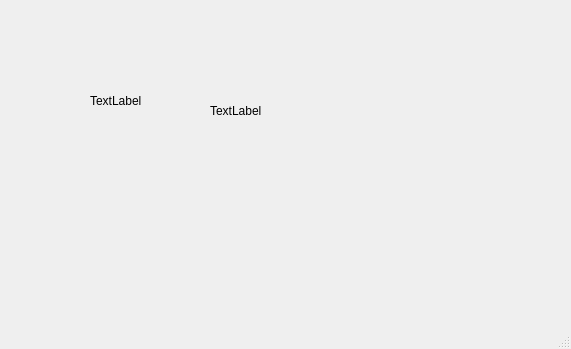
<?xml version="1.0" encoding="UTF-8"?>
<ui version="4.0">
 <class>MainWindow</class>
 <widget class="QMainWindow" name="MainWindow">
  <property name="geometry">
   <rect>
    <x>0</x>
    <y>0</y>
    <width>571</width>
    <height>349</height>
   </rect>
  </property>
  <property name="windowTitle">
   <string>MainWindow</string>
  </property>
  <widget class="QWidget" name="centralwidget">
   <widget class="QLabel" name="label">
    <property name="geometry">
     <rect>
      <x>90</x>
      <y>70</y>
      <width>71</width>
      <height>61</height>
     </rect>
    </property>
    <property name="text">
     <string>TextLabel</string>
    </property>
   </widget>
   <widget class="QLabel" name="label_2">
    <property name="geometry">
     <rect>
      <x>210</x>
      <y>70</y>
      <width>91</width>
      <height>81</height>
     </rect>
    </property>
    <property name="text">
     <string>TextLabel</string>
    </property>
   </widget>
  </widget>
  <widget class="QMenuBar" name="menubar">
   <property name="geometry">
    <rect>
     <x>0</x>
     <y>0</y>
     <width>571</width>
     <height>25</height>
    </rect>
   </property>
  </widget>
  <widget class="QStatusBar" name="statusbar"/>
 </widget>
 <resources/>
 <connections/>
</ui>
